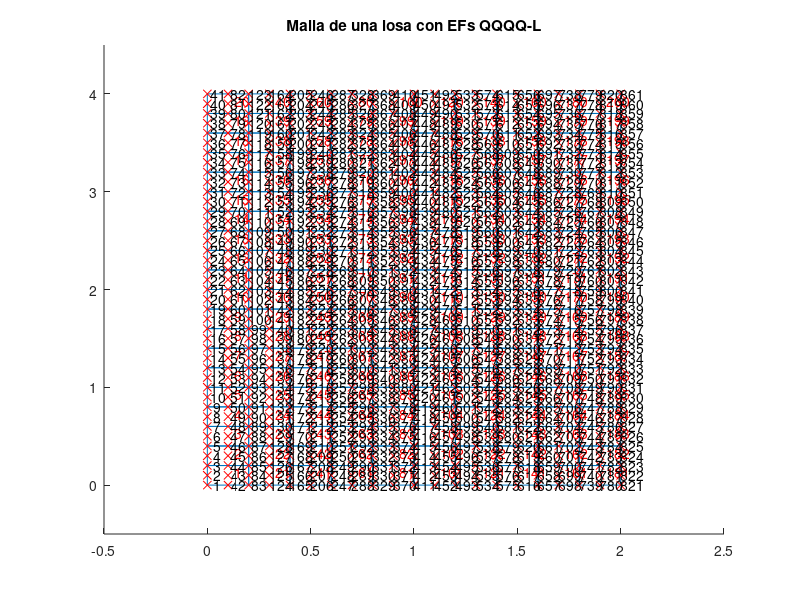

Here is the MATLAB script that generated this plot: (Note: this script raises an error after producing the figure.)
%% Calculo de los desplazamientos verticales y angulos de giro, las 
% reacciones, los momentos flectores y las fuerzas cortantes en una losa de
% Mindlin utilizando los elementos finitos de placa "QQQQ-L"

%%
clear, clc, close all   % borro la memoria, la pantalla y las figuras

%% defino las variables/constantes
X = 1; Y = 2;        % un par de constantes que ayudaran en la 
ww= 1; tx= 2; ty= 3; % lectura del codigo
E  = 210e9;          % modulo de elasticidad del solido (Pa) = 210GPa
nu = 0.3;            % coeficiente de Poisson
t  = 0.05;           % espesor de la losa (m)
qdistr = -10000;     % carga (N/m^2)

% Definimos la geometria de la losa (creada con "generar_malla_losa.m")
load malla_losa
% ya tenemos en la memoria las variables
% xnod - posicion (x,y) de los nodos
% LaG  - definicion de elementos finitos con respecto a nodos

nef   = size(LaG,1);  % numero de EFs (numero de filas de LaG)
nnoef = size(LaG,2);  % numero de nodos por EF
nno   = size(xnod,1); % numero de nodos (numero de filas de xnod)
ngdl  = 3*nno;        % numero de grados de libertad (tres por nodo)

gdl  = [(1:3:ngdl)' (2:3:ngdl)' (3:3:ngdl)']; % nodos vs grados de libertad

%% Se dibuja la malla de elementos finitos
figure; 
hold on;
for e = 1:nef
   line(xnod(LaG(e,[1:8 1]),X), xnod(LaG(e,[1:8 1]),Y));
   
   % Calculo la posicion del centro de gravedad del elemento finito
   cgx = mean(xnod(LaG(e,:), X));
   cgy = mean(xnod(LaG(e,:), Y));
   text(cgx+0.03, cgy+0.03, num2str(e), 'Color', [1 0 0]);
end
plot(xnod(:,X), xnod(:,Y), 'rx');
text(xnod(:,X), xnod(:,Y), num2str((1:nno)'));
axis([-0.5, 2.5, -0.5, 4.5])
title('Malla de una losa con EFs QQQQ-L');

%% Se cargan las funciones de forma junto con sus derivadas
% Se cargan las funciones de forma del elemento lagrangiano de 9 nodos 
% junto con sus derivadas con respecto a xi y a eta
funciones_forma_lagrangiano_9_nodos    % Nforma, dN_dxi, dN_deta

%% parametros de la cuadratura de Gauss-Legendre (INTEGRACION SELECTIVA)
% se asumira aqui el mismo orden de la cuadratura tanto en la direccion de
% xi como en la direccion de eta

%% Cuadratura de GL para la integracion de Kb y Ks
n_gl = 3;
n_gl_b = n_gl; % orden de la cuadratura de GL para la integracion de Kb
n_gl_s = n_gl; % orden de la cuadratura de GL para la integracion de Ks

[x_gl_b, w_gl_b]  = gausslegendre_quad(n_gl_b);
[x_gl_s, w_gl_s]  = gausslegendre_quad(n_gl_s);

%% matrices constitutivas del elemento
Db = (E/(1-nu^2))* [ 1    nu   0
                     nu   1    0
                     0    0    (1-nu)/2 ];              
G = E/(2*(1+nu));  % modulo de rigidez
alpha = 5/6;       % coeficiente de distorsion transversal de la losa de RM
Ds = diag([alpha*G, alpha*G]);
               
Dbg = (t^3/12)*Db; % matriz constitutiva generalizada de flexion
Dsg = t*Ds;        % matriz constitutiva generalizada de cortante

%% se reserva la memoria RAM de diferentes variables
K   = sparse(ngdl,ngdl); % matriz de rigidez global como RALA (sparse)
f   = zeros(ngdl,1);     % vector de fuerzas nodales equivalentes global
idx = cell(nef, 1);      % grados de libertad de cada elemento finito

% en los siguientes contenedores se almacenara la matriz respectiva para 
% cada punto de integracion: 
NN = cell(nef,n_gl_b,n_gl_b); % matrices de funciones de forma calculadas con n_gl_b puntos de integracion
Bb = cell(nef,n_gl_b,n_gl_b); % matrices de deformacion generalizada de flexion
Bs = cell(nef,n_gl_s,n_gl_s); % matrices de deformacion generalizada de cortante

%% se ensambla la matriz de rigidez global K y el vector de fuerzas nodales
%% equivalentes global f
for e = 1:nef      % ciclo sobre todos los elementos finitos
   xe = xnod(LaG(e,:),X);   
   ye = xnod(LaG(e,:),Y);    
    
   %% se calculan las matrices de rigidez de flexion Kb y cortante Ks del elemento e 
   Kbe = zeros(3*nnoef);
   Kse = zeros(3*nnoef); 
   det_Je = zeros(n_gl); % Jacobianos con n_gl puntos de integracion   
   for p = 1:n_gl
      for q = 1:n_gl
         xi_gl  = x_gl_b(p);
         eta_gl = x_gl_b(q);
         
         [Bb{e,p,q}, det_Je(p,q), Je_pq] = Bb_RM(xi_gl, eta_gl, xe, ye, dN_dxi, dN_deta);
         Bs{e,p,q} = Bs_QQQQ_L(xi_gl, eta_gl, xe, ye, Nforma, dN_dxi, dN_deta, Je_pq);

         % se arma la matriz de rigidez del elemento e
         Kbe = Kbe + Bb{e,p,q}'*Dbg*Bb{e,p,q}*det_Je(p,q)*w_gl_b(p)*w_gl_b(q);
         Kse = Kse + Bs{e,p,q}'*Dsg*Bs{e,p,q}*det_Je(p,q)*w_gl_s(p)*w_gl_s(q);         
      end
   end
   
   %% se calcula la matriz NN
   Mbe = zeros(3*nnoef); % matriz que se utiliza en el calculo de fe   
   for p = 1:n_gl_b
      for q = 1:n_gl_b
         xi_gl  = x_gl_b(p);
         eta_gl = x_gl_b(q);
         % Se evaluan las funciones de forma en los puntos de integracion
         % de Gauss-Legendre
         N = Nforma(xi_gl, eta_gl);
         
         % Se ensambla la matriz de funciones de forma N
         NN{e,p,q} = zeros(3,3*nnoef);
         for i = 1:nnoef            
            NN{e,p,q}(:,3*i-2:3*i) = diag([N(i) N(i) N(i)]);
         end
   
         % matriz requerida para calcular el vector de fuerzas nodales 
         % equivalentes (se utiliza la integracion completa)
         Mbe = Mbe + NN{e,p,q}'*NN{e,p,q}*det_Je(p,q)*w_gl_b(p)*w_gl_b(q);                                              % REVISAR !!!!!!!!!!!!!!!!   
      end
   end  
   
   %% se calcula el vector de fuerzas nodales equivalentes del elemento e      
   xa = xnod(LaG(e,1),X);   ya = xnod(LaG(e,1),Y);
   xb = xnod(LaG(e,5),X);   yb = xnod(LaG(e,5),Y);
   if (xa >= 0.9999 && xb <= 1.601) && (ya >= 0.9999 && yb <= 2.001)
      ffe = zeros(nnoef, 3); ffe(:,ww) = qdistr;
      ffe = reshape(ffe', 3*nnoef,1);                                                                                             % REVISAR !!!!!!!!!!!!!
   else
      ffe = zeros(3*nnoef,1);
   end  
   fe = Mbe*ffe;   
   
   %% se asocian los grados de libertad del elemento locales a los globales
   idx{e} = [ gdl(LaG(e,1),:)  gdl(LaG(e,2),:)  gdl(LaG(e,3),:)  ...
              gdl(LaG(e,4),:)  gdl(LaG(e,5),:)  gdl(LaG(e,6),:) ...
              gdl(LaG(e,7),:)  gdl(LaG(e,8),:)  gdl(LaG(e,9),:) ];

   %% se procede al ensamblaje
   K(idx{e},idx{e}) = K(idx{e},idx{e}) + Kbe + Kse;
   f(idx{e})        = f(idx{e}) + fe;
end

%% Muestro la configuracion de la matriz K (K es rala)
figure
spy(K);
title('Los puntos representan los elementos diferentes de cero')

%% grados de libertad del desplazamiento conocidos y desconocidos

% determino los grados de libertad correspondientes a los bordes
lado_x0 = find(abs(xnod(:,X) - 0) < 1e-4);     
lado_y0 = find(abs(xnod(:,Y) - 0) < 1e-4);
lado_x2 = find(abs(xnod(:,X) - 2) < 1e-4);     
lado_y4 = find(abs(xnod(:,Y) - 4) < 1e-4);

c = [ gdl(lado_x0,ww); gdl(lado_x0,ty); 
      gdl(lado_x2,ww); gdl(lado_x2,ty);
      gdl(lado_y0,ww); gdl(lado_y0,tx);
      gdl(lado_y4,ww); gdl(lado_y4,tx) ];

d = setdiff(1:ngdl,c)';

% f = vector de fuerzas nodales equivalentes
% q = vector de fuerzas nodales de equilibrio del elemento
% a = desplazamientos

%| qd   |   | Kcc Kcd || ac |   | fd |  Recuerde que qc = 0
%|      | = |         ||    | - |    |
%| qc=0 |   | Kdc Kdd || ad |   | fc | 

%% extraigo las submatrices y especifico las cantidades conocidas
Kcc = K(c,c); Kcd = K(c,d); fd = f(c);
Kdc = K(d,c); Kdd = K(d,d); fc = f(d);

% f = vector de fuerzas nodales equivalentes
% q = vector de fuerzas nodales de equilibrio del elemento
% a = desplazamientos
ac = zeros(length(c),1); % desplazamientos conocidos en contorno

%% resuelvo el sistema de ecuaciones
ad = Kdd\(fc-Kdc*ac);        % calculo desplazamientos desconocidos
qd = Kcc*ac + Kcd*ad - fd;   % calculo fuerzas de equilibrio desconocidas
a = nan(ngdl,1);     a(c) = ac;   a(d) = ad; % desplazamientos
q = zeros(ngdl,1);   q(c) = qd;              % fuerzas nodales equivalentes

%% imprimo los resultados
vect_mov = reshape(a,3,nno)'; % vector de movimientos
%{
format short g
disp('Desplazamientos nodales                      ');
disp('~~~~~~~~~~~~~~~~~~~~~~~~~~~~~~~~~~~~~~~~~~~~~');
for i = 1:nno
   fprintf('Nodo %3d: w = %12.4g m, tx = %12.4g rad, ty = %12.4g rad\n', ...
      i, vect_mov(i,ww), vect_mov(i,tx), vect_mov(i,ty));
end

disp(' ');
disp('Fuerzas nodales de equilibrio (solo se imprimen los diferentes de cero)');
disp('~~~~~~~~~~~~~~~~~~~~~~~~~~~~~~~~~~~~~~~~~~~~~~~~~~~~~~~~~~~~~~~~~~~~~~~');
q = reshape(q,3,nno)';
for i = 1:nno   
   if ~isequal(q(i,:),[0 0 0])
      fprintf('Nodo %3d W = %12.4g N, Mx = %12.4g N-m, My = %12.4g N-m\n', ...
         i, q(i,ww), q(i,tx), q(i,ty));
   end
end
%}

%% Se dibuja el plano medio de la malla de elementos finitos y las deformaciones de esta
escala = 5000;            % factor de escalamiento de la deformada
xdef   = escala*vect_mov; % posicion de la deformada
figure; 
hold on; 
grid on;
colorbar
for e = 1:nef
   fill3(xnod(LaG(e,[1:8 1]),X), ...
         xnod(LaG(e,[1:8 1]),Y), ...
         xdef(LaG(e,[1:8 1]),ww),...
         xdef(LaG(e,[1:8 1]),ww)); %deformada
end
daspect([1 1 1]); % similar a "axis equal", pero en 3D
axis tight
%colorbar('YTick',-0.6:0.05:0)
title(sprintf('Deformada escalada %d veces', escala), 'FontSize', 20);
colormap jet
view(3);

%% Se dibuja de la malla de elementos finitos y las deformaciones de esta
figure; 
hold on; 
grid on;
colorbar
for e = 1:nef
   dibujar_EF_Q89_RM(xnod(LaG(e,:),X), xnod(LaG(e,:),Y), ...
      Nforma, a(idx{e}), t, escala, escala);
end
daspect([1 1 1]); % similar a "axis equal", pero en 3D
axis tight
title(sprintf('Deformada escalada %d veces', escala), 'FontSize', 20);
colormap jet
view(3);

%% En los puntos de integracion de Gauss-Legendre calcular:
%% El vector de momentos flectores y torsores (2x2)
%% El vector de fuerzas cortantes (1x1 o 2x2)
n_gl_b = 2; [x_gl_b, w_gl_b]  = gausslegendre_quad(n_gl_b);

% Observe que n_gl_s = 1; interpola mal la fuerza cortante.
n_gl_s = 2; [x_gl_s, w_gl_s]  = gausslegendre_quad(n_gl_s);

%% se calcula de nuevo Bb y Bs en cada punto de GL
Bb = cell(nef,n_gl_b,n_gl_b); % matrices de deformacion generalizada de flexion
Bs = cell(nef,n_gl_s,n_gl_s); % matrices de deformacion generalizada de cortante
for e = 1:nef      % ciclo sobre todos los elementos finitos
    xe = xnod(LaG(e,:),X);
    ye = xnod(LaG(e,:),Y);
    
    %% se calcula la matrix Bb en los puntos de integracion de GL para el
    % calculo de los momentos flectores y torsores
    for p = 1:n_gl_b
        for q = 1:n_gl_b
            xi_gl  = x_gl_b(p);
            eta_gl = x_gl_b(q);
            Bb{e,p,q} = Bb_RM(xi_gl, eta_gl, xe, ye, dN_dxi, dN_deta);
        end
    end
    
    %% se calcula la matrix Bs en los puntos de integracion de GL para el
    % calculo de las fuerzas cortantes
    for p = 1:n_gl_s
        for q = 1:n_gl_s
            xi_gl  = x_gl_s(p);
            eta_gl = x_gl_s(q);
            Bs{e,p,q} = Bs_RM(xi_gl, eta_gl, xe, ye, Nforma, dN_dxi, dN_deta);
        end
    end
end

%% Se calculan los momentos y las fuerzas en los puntos de GL
sigmag_b = cell(nef, n_gl_b, n_gl_b); % momentos flectores y torsores
sigmag_s = cell(nef, n_gl_s, n_gl_s); % fuerzas cortantes
for e = 1:nef               % ciclo sobre todos los elementos finitos
   for p = 1:n_gl_b
      for q = 1:n_gl_b
         sigmag_b{e,p,q} = Dbg*Bb{e,p,q}*a(idx{e});
      end
   end
   
   for p = 1:n_gl_s
      for q = 1:n_gl_s
         sigmag_s{e,p,q} = Dsg*Bs{e,p,q}*a(idx{e});
      end
   end
end

%% Se extrapolan los momentos flectores y fuerzas cortantes a los nodos
%% Se extrapolan los esfuerzos y las deformaciones a los nodos
num_elem_ady = zeros(nno,1);  % numero de elementos adyacentes
Mx  = zeros(nno,1);  Qx = zeros(nno,1);
My  = zeros(nno,1);  Qy = zeros(nno,1);
Mxy = zeros(nno,1);

% matriz de extrapolacion de esfuerzos para un elemento lagrangiano de 9
% nodos
A = [ ... 
   3^(1/2)/2 + 1,            -1/2,            -1/2,   1 - 3^(1/2)/2
 3^(1/2)/4 + 1/4, 1/4 - 3^(1/2)/4, 3^(1/2)/4 + 1/4, 1/4 - 3^(1/2)/4
            -1/2,   1 - 3^(1/2)/2,   3^(1/2)/2 + 1,            -1/2
 1/4 - 3^(1/2)/4, 1/4 - 3^(1/2)/4, 3^(1/2)/4 + 1/4, 3^(1/2)/4 + 1/4
   1 - 3^(1/2)/2,            -1/2,            -1/2,   3^(1/2)/2 + 1
 1/4 - 3^(1/2)/4, 3^(1/2)/4 + 1/4, 1/4 - 3^(1/2)/4, 3^(1/2)/4 + 1/4
            -1/2,   3^(1/2)/2 + 1,   1 - 3^(1/2)/2,            -1/2
 3^(1/2)/4 + 1/4, 3^(1/2)/4 + 1/4, 1/4 - 3^(1/2)/4, 1/4 - 3^(1/2)/4
             1/4,             1/4,             1/4,             1/4 ];

for e = 1:nef
   Mx(LaG(e,:),:)  = Mx(LaG(e,:),:)  + A * [ sigmag_b{e,1,1}(1)
                                             sigmag_b{e,1,2}(1)
                                             sigmag_b{e,2,1}(1)
                                             sigmag_b{e,2,2}(1) ];

   My(LaG(e,:),:)  = My(LaG(e,:),:)  + A * [ sigmag_b{e,1,1}(2)
                                             sigmag_b{e,1,2}(2)
                                             sigmag_b{e,2,1}(2)
                                             sigmag_b{e,2,2}(2) ];

   Mxy(LaG(e,:),:) = Mxy(LaG(e,:),:) + A * [ sigmag_b{e,1,1}(3)
                                             sigmag_b{e,1,2}(3)
                                             sigmag_b{e,2,1}(3)
                                             sigmag_b{e,2,2}(3) ];

   switch n_gl_s
     case 1
       Qx(LaG(e,:),:) = Qx(LaG(e,:),:) + sigmag_s{e}(1);
       Qy(LaG(e,:),:) = Qy(LaG(e,:),:) + sigmag_s{e}(2);
     case 2
       Qx(LaG(e,:),:)  = Qx(LaG(e,:),:)  + A * [ sigmag_s{e,1,1}(1)
                                                 sigmag_s{e,1,2}(1)
                                                 sigmag_s{e,2,1}(1)
                                                 sigmag_s{e,2,2}(1) ];

       Qy(LaG(e,:),:)  = Qy(LaG(e,:),:)  + A * [ sigmag_s{e,1,1}(2)
                                                 sigmag_s{e,1,2}(2)
                                                 sigmag_s{e,2,1}(2)
                                                 sigmag_s{e,2,2}(2) ];
   end                                         

   num_elem_ady(LaG(e,:),:) = num_elem_ady(LaG(e,:),:) + 1;
end

%% Alisado (promedio de los esfuerzos en los nodos)
Mx  =  Mx./num_elem_ady;
My  =  My./num_elem_ady;
Mxy = Mxy./num_elem_ady;
Qx  =  Qx./num_elem_ady;  
Qy  =  Qy./num_elem_ady;

%% Se grafican los momentos
figure
subplot(1,3,1); plot_M_or_Q(nef, xnod, LaG, Mx,  'Momentos Mx (N-m/m)');
subplot(1,3,2); plot_M_or_Q(nef, xnod, LaG, My,  'Momentos My (N-m/m)');
subplot(1,3,3); plot_M_or_Q(nef, xnod, LaG, Mxy, 'Momentos Mxy (N-m/m)');

%% Se grafican los cortantes
figure
subplot(1,2,1); plot_M_or_Q(nef, xnod, LaG, Qx,  'Cortantes Qx (N/m)');
subplot(1,2,2); plot_M_or_Q(nef, xnod, LaG, Qy,  'Cortantes Qy (N/m)');

%% Se calculan y grafican para cada elemento los momentos principales y
%% sus direcciones
Mt_max = sqrt(((Mx-My)/2).^2 + Mxy.^2); % momento torsion maximo
Mf1_xy = (Mx+My)/2 + Mt_max;            % momento flector maximo
Mf2_xy = (Mx+My)/2 - Mt_max;            % momento flector minimo
ang  = 0.5*atan2(2*Mxy, Mx-My);         % angulo de inclinacion de Mf1_xy

%% Mf1_xy, Mf2_xy, Mt_max
figure
subplot(1,3,1); plot_M_or_Q(nef, xnod, LaG, Mf1_xy, 'Mf1_{xy} (N-m/m)', { ang })
subplot(1,3,2); plot_M_or_Q(nef, xnod, LaG, Mf2_xy, 'Mf2_{xy} (N-m/m)', { ang+pi/2 })
subplot(1,3,3); plot_M_or_Q(nef, xnod, LaG, Mt_max, 'Mt_{max} (N-m/m)', { ang+pi/4, ang-pi/4 })

%% Se calculan y grafican los cortantes maximos, junto con su angulo de inclinacion
Q_max = hypot(Qx, Qy);
ang   = atan2(Qy, Qx);

figure
plot_M_or_Q(nef, xnod, LaG, Q_max, 'Q_{max} (N/m)', { ang })

%%
return; % bye, bye!

%%
function plot_M_or_Q(nef, xnod, LaG, variable, texto, angulos)
    X = 1; Y = 2;
    hold on; 
    colorbar;
    % Por simplicidad no se graficaran los resultados asociados al nodo 9
    for e = 1:nef  
       fill(xnod(LaG(e,1:8),X), xnod(LaG(e,1:8),Y), variable(LaG(e,1:8)));
    end
    axis equal tight
    colormap jet
    title(texto, 'FontSize',20);
   
    esc = 0.5;
    if nargin == 6
        norma = 1; % = variable % si se quiere proporcional
        for i = 1:length(angulos)
            % se indica la flecha de la direccion principal
            quiver(xnod(:,X),xnod(:,Y),...             
                norma.*cos(angulos{i}), norma.*sin(angulos{i}),... 
                esc, ...                  % con una escala esc
                'k',...                   % de color negro
                'ShowArrowHead','off',... % una flecha sin cabeza
                'LineWidth',2, ...        % con un ancho de linea 2
                'Marker','.');            % y en el punto (x,y) poner un punto '.'
            
            % la misma flecha girada 180 grados
            quiver(xnod(:,X),xnod(:,Y),...             
                norma.*cos(angulos{i}+pi), norma.*sin(angulos{i}+pi),... 
                esc,'k', 'ShowArrowHead','off', 'LineWidth',2, 'Marker','.');                    
        end            
    end
end
